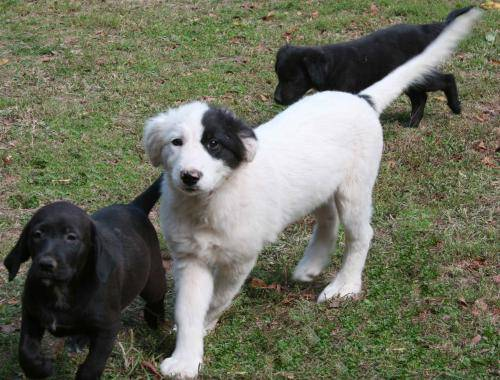
#> input picture images/dog.16.jpg, 500 x 380 px
$ python cut_images.py
#> lines starting #> are read from the running program, lines starting #| are printed output that depends on the picture
import cv2 as cv
import numpy as np

img = cv.imread("images/dog.16.jpg")
#> img is the input picture: shape (380, 500, 3); mean B, G, R 93.6, 110.9, 108.5
# lấy tọa đồ bằng cách cho vào paint để biết
width, height = 250,350
pts1 = np.float32([[125,90], [267,89], [126,213],  [267,212]])
pts2 = np.float32([[0,0], [width,0], [0,height], [width, height]])
matrix = cv.getPerspectiveTransform(pts1, pts2)
imgOutput = cv.warpPerspective(img, matrix, (width, height))
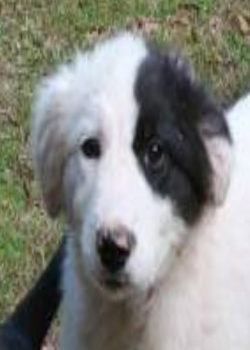
#> imgOutput: shape (350, 250, 3); mean B, G, R 129.4, 135.5, 134.6


cv.imshow('Dog', img)
cv.imshow('Cat anh tu anh goc khi biet toa do', imgOutput)

cv.waitKey(0)

$ run again, with images/dog.57.jpg copied over images/dog.16.jpg
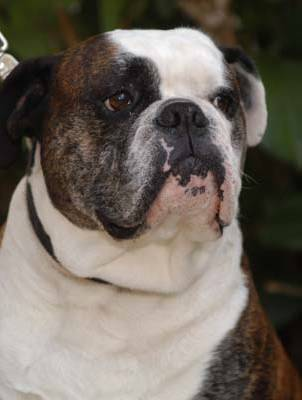
#> input picture images/dog.57.jpg, 302 x 400 px
#> img is the input picture: shape (400, 302, 3); mean B, G, R 94.3, 103.3, 111.4
#> `imgOutput = cv.warpPerspective(img, matrix, (width, height))`:
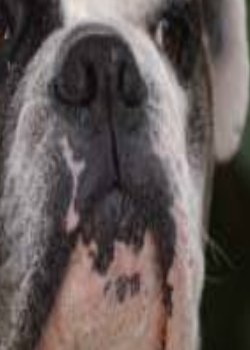
#> imgOutput: shape (350, 250, 3); mean B, G, R 87.8, 89.8, 99.4

$ run again, with images/dog.6.jpg copied over images/dog.16.jpg
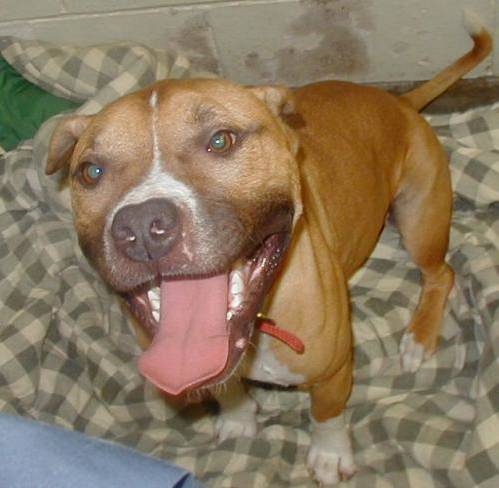
#> input picture images/dog.6.jpg, 499 x 488 px
#> img is the input picture: shape (488, 499, 3); mean B, G, R 96, 120.4, 138.4
#> `imgOutput = cv.warpPerspective(img, matrix, (width, height))`:
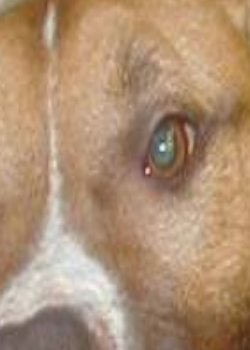
#> imgOutput: shape (350, 250, 3); mean B, G, R 115.9, 143.7, 173.8

$ run again, with images/dog.89.jpg copied over images/dog.16.jpg
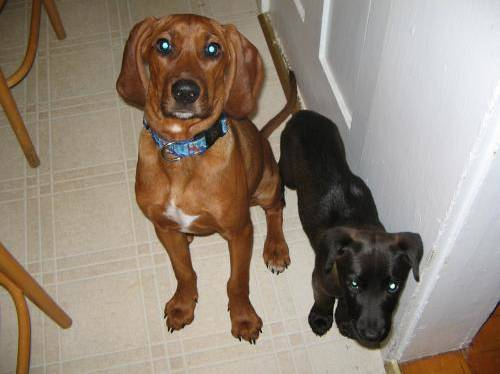
#> input picture images/dog.89.jpg, 500 x 374 px
#> img is the input picture: shape (374, 500, 3); mean B, G, R 119.7, 133.4, 147.1
#> `imgOutput = cv.warpPerspective(img, matrix, (width, height))`:
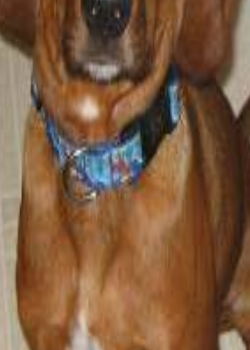
#> imgOutput: shape (350, 250, 3); mean B, G, R 63.1, 90.4, 125.1
